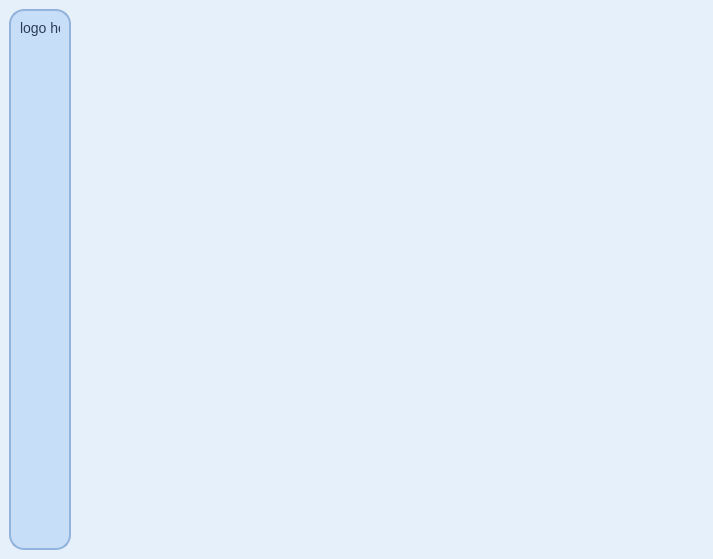
<?xml version="1.0" encoding="UTF-8"?>
<ui version="4.0">
 <class>MainWindow</class>
 <widget class="QMainWindow" name="MainWindow">
  <property name="geometry">
   <rect>
    <x>0</x>
    <y>0</y>
    <width>713</width>
    <height>559</height>
   </rect>
  </property>
  <property name="windowTitle">
   <string>MainWindow</string>
  </property>
  <property name="styleSheet">
   <string notr="true">/* -----------------------------------------
   GENERAL
----------------------------------------- */
QWidget {
    background-color: #E6F0FA;   /* soft light blue */
    font-family: &quot;Segoe UI&quot;;
    font-size: 14px;
    color: #2A3E5C;              /* dark blue text for contrast */
}

/* -----------------------------------------
   BUTTONS (GENERAL)
----------------------------------------- */
QPushButton {
    background-color: #D0E4F7;       /* pale blue */
    color: #2A3E5C;                  /* dark blue text */
    border: 2px solid #A3C2E7;       /* subtle border */
    border-radius: 10px;
    padding: 8px 16px;
    box-shadow: 0 2px 4px rgba(0,0,0,0.1); /* soft shadow */
}

QPushButton:hover {
    background-color: #B7D6F2;       /* slightly darker on hover */
}

QPushButton:pressed {
    background-color: #A3C2E7;       /* deeper blue when pressed */
    border: 2px solid #91B3DC;
}

/* Disabled state */
QPushButton:disabled {
    background-color: #D9E7F5;
    color: #A3B9C9;
}

/* -----------------------------------------
   SIDEBAR
----------------------------------------- */
QFrame#sidebar {
    background-color: #C6DEF8;       /* slightly darker blue */
    border: 2px solid #91B3DC; /* subtle outline */
	border-radius: 15px;
}

QLabel#logo_gif{
	background-color: transparent;
}

/* -----------------------------------------
   SIDEBAR BUTTONS (ICON ONLY)
----------------------------------------- */
QPushButton#filter_pg_btn,
QPushButton#gallery_pg_btn,
QPushButton#profile_pg_btn {
    background-color: transparent;
    border: none;
    color: transparent;
    padding: 0px;
    margin: 0px;
}

QPushButton#filter_pg_btn:hover,
QPushButton#gallery_pg_btn:hover,
QPushButton#profile_pg_btn:hover {
    background-color: rgba(41, 128, 185, 0.1); /* soft hover effect */
    border-radius: 5px;
}

QPushButton#filter_pg_btn:pressed,
QPushButton#gallery_pg_btn:pressed,
QPushButton#profile_pg_btn:pressed {
    background-color: rgba(41, 128, 185, 0.2); /* subtle press effect */
}

/* -----------------------------------------
   COMBO BOX
----------------------------------------- */
QComboBox {
    background-color: #D0E4F7;
    border: 2px solid #A3C2E7;
    border-radius: 8px;
    padding: 6px 30px 6px 10px; /* leave space for arrow */
    color: #2A3E5C;
}

QComboBox::drop-down {
    subcontrol-origin: padding;
    subcontrol-position: top right;
    width: 25px;
    border-left: 1px solid #A3C2E7;
}

QComboBox::down-arrow {
    width: 0; 
    height: 0;
    border-left: 5px solid transparent;
    border-right: 5px solid transparent;
    border-top: 7px solid #2A3E5C; 
    margin-right: 5px;
}

/* hover */
QComboBox:hover {
    background-color: #B7D6F2;
}

/* pressed */
QComboBox:pressed {
    background-color: #A3C2E7;
}

/* popup list */
QComboBox QAbstractItemView {
    background-color: #E6F0FA;
    border: 1px solid #A3C2E7;
    selection-background-color: #B7D6F2;
    selection-color: #2A3E5C;
    outline: 0;
}
</string>
  </property>
  <widget class="QWidget" name="centralwidget">
   <layout class="QHBoxLayout" name="horizontalLayout">
    <item>
     <widget class="QFrame" name="sidebar">
      <property name="sizePolicy">
       <sizepolicy hsizetype="Fixed" vsizetype="Minimum">
        <horstretch>0</horstretch>
        <verstretch>0</verstretch>
       </sizepolicy>
      </property>
      <property name="minimumSize">
       <size>
        <width>62</width>
        <height>0</height>
       </size>
      </property>
      <property name="maximumSize">
       <size>
        <width>62</width>
        <height>16777215</height>
       </size>
      </property>
      <property name="frameShape">
       <enum>QFrame::Shape::StyledPanel</enum>
      </property>
      <property name="frameShadow">
       <enum>QFrame::Shadow::Raised</enum>
      </property>
      <layout class="QVBoxLayout" name="verticalLayout_2">
       <item>
        <widget class="QLabel" name="logo_gif">
         <property name="text">
          <string>logo here</string>
         </property>
        </widget>
       </item>
       <item>
        <spacer name="verticalSpacer_2">
         <property name="orientation">
          <enum>Qt::Orientation::Vertical</enum>
         </property>
         <property name="sizeHint" stdset="0">
          <size>
           <width>20</width>
           <height>40</height>
          </size>
         </property>
        </spacer>
       </item>
       <item>
        <widget class="QPushButton" name="filter_pg_btn">
         <property name="sizePolicy">
          <sizepolicy hsizetype="Minimum" vsizetype="Minimum">
           <horstretch>0</horstretch>
           <verstretch>0</verstretch>
          </sizepolicy>
         </property>
         <property name="minimumSize">
          <size>
           <width>0</width>
           <height>0</height>
          </size>
         </property>
         <property name="maximumSize">
          <size>
           <width>40</width>
           <height>40</height>
          </size>
         </property>
         <property name="text">
          <string/>
         </property>
         <property name="icon">
          <iconset resource="../resources.qrc">
           <normaloff>:/icons/assets/filter_icon.png</normaloff>:/icons/assets/filter_icon.png</iconset>
         </property>
         <property name="iconSize">
          <size>
           <width>40</width>
           <height>40</height>
          </size>
         </property>
        </widget>
       </item>
       <item>
        <widget class="QPushButton" name="gallery_pg_btn">
         <property name="sizePolicy">
          <sizepolicy hsizetype="Minimum" vsizetype="Minimum">
           <horstretch>0</horstretch>
           <verstretch>0</verstretch>
          </sizepolicy>
         </property>
         <property name="maximumSize">
          <size>
           <width>40</width>
           <height>40</height>
          </size>
         </property>
         <property name="text">
          <string/>
         </property>
         <property name="icon">
          <iconset resource="../resources.qrc">
           <normaloff>:/icons/assets/gallery_icon.png</normaloff>:/icons/assets/gallery_icon.png</iconset>
         </property>
         <property name="iconSize">
          <size>
           <width>40</width>
           <height>40</height>
          </size>
         </property>
        </widget>
       </item>
       <item>
        <widget class="QPushButton" name="profile_pg_btn">
         <property name="maximumSize">
          <size>
           <width>40</width>
           <height>40</height>
          </size>
         </property>
         <property name="text">
          <string/>
         </property>
         <property name="icon">
          <iconset resource="../resources.qrc">
           <normaloff>:/icons/assets/profile_icon.png</normaloff>:/icons/assets/profile_icon.png</iconset>
         </property>
         <property name="iconSize">
          <size>
           <width>40</width>
           <height>40</height>
          </size>
         </property>
        </widget>
       </item>
       <item>
        <spacer name="verticalSpacer">
         <property name="orientation">
          <enum>Qt::Orientation::Vertical</enum>
         </property>
         <property name="sizeHint" stdset="0">
          <size>
           <width>20</width>
           <height>40</height>
          </size>
         </property>
        </spacer>
       </item>
      </layout>
     </widget>
    </item>
    <item>
     <widget class="QStackedWidget" name="windows">
      <widget class="QWidget" name="page"/>
      <widget class="QWidget" name="page_2"/>
     </widget>
    </item>
   </layout>
  </widget>
 </widget>
 <resources>
  <include location="../resources.qrc"/>
 </resources>
 <connections/>
</ui>
